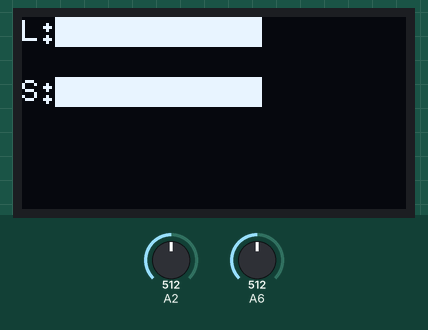
Simulated run of this sketch. Board: Arduino Nano, built with avr-gcc and run on an emulated ATmega328P. Shown: 128×64 one-colour display. Inputs (shaded band) come from the test bench; at power-on: A2 = 512, A6 = 512.

Above: at 1.2 s.
1.3 s: A2 set to 716
At 2.6 s:
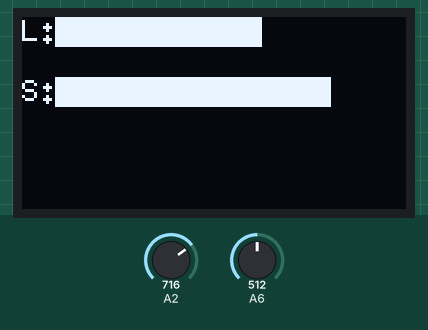
2.9 s: A6 set to 716
At 3.9 s:
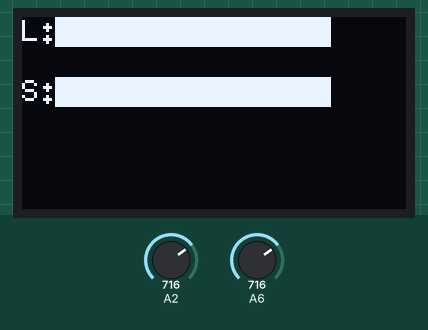
4.5 s: A2 set to 900
At 5.3 s:
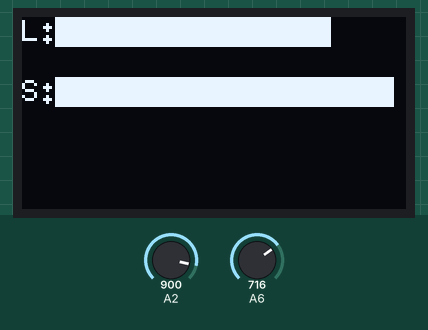
6.1 s: A6 set to 900
At 6.9 s:
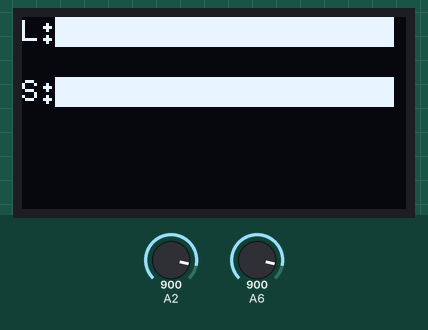
7.7 s: A2 set to 1023
At 8.5 s:
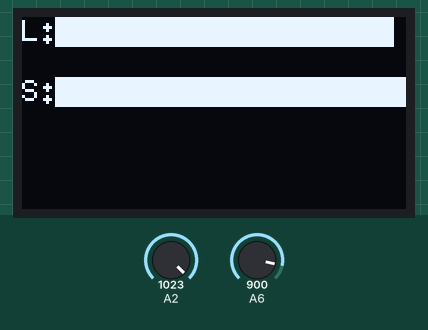
9.2 s: A6 set to 1023
At 10.2 s:
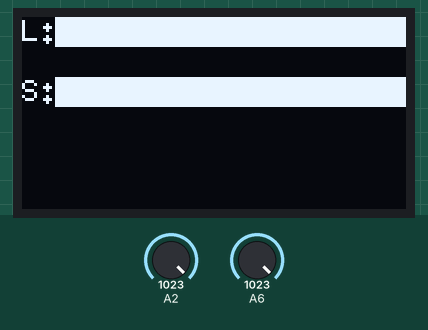
Timing chart, 0 to 11.8 s (numbered marks = the images above; inputs shaded):
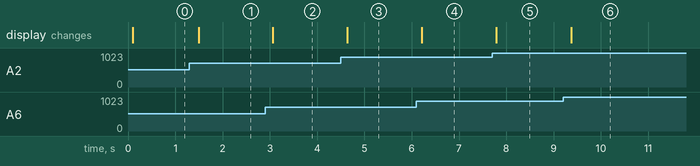

Measured:
- after the input at 1.3 s, the display: changes after 0.19 s (image 1)
- after the input at 2.9 s, the display: changes after 0.16 s (image 2)
- after the input at 4.5 s, the display: changes after 0.13 s (image 3)
- after the input at 6.1 s, the display: changes after 0.11 s (image 4)
- after the input at 7.7 s, the display: changes after 0.09 s (image 5)
- after the input at 9.2 s, the display: changes after 0.17 s (image 6)

The sketch:

008-luce-suono.ino
```cpp
#include <U8g2lib.h>
#include <Wire.h>

U8G2_SSD1306_128X64_NONAME_1_SW_I2C u8g2(U8G2_R0, SCL, SDA, U8X8_PIN_NONE);

void setup() {
  u8g2.begin();

  u8g2.setFont(u8g2_font_6x10_tf);
  u8g2.setDrawColor(1);

  u8g2.setFlipMode(1);

  u8g2.setFontRefHeightExtendedText();
  u8g2.setFontPosTop();
  u8g2.setFontDirection(0);
}

int luce = 0, suono = 0;

void loop() {
  luce = analogRead(A6);
  suono = analogRead(A2);

  u8g2.firstPage();
  do {
    draw();
  } while( u8g2.nextPage() );
  delay(100);
}

void draw() {
  u8g2.drawStr(0,0, "L:");
  u8g2.drawBox(11,0, map(luce, 0, 1024, 11, 128),10);
  u8g2.drawStr(0,20, "S:");
  u8g2.drawBox(11,20, map(suono, 0, 1024, 11, 128),10);
}
```
